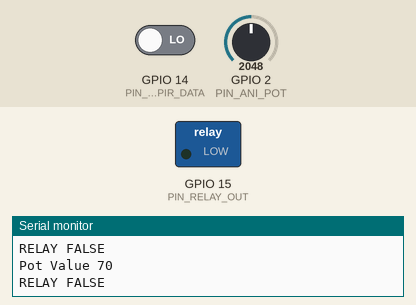
Bench run of a sketch on a simulated ESP32. Parts: switched loads named in the sketch (green lamp = pin HIGH), the last lines printed to the serial monitor. The inputs (shaded band) are chosen by the test bench; at power-on: GPIO 14 (PIN_GPIO_PIR_DATA) LOW, GPIO 2 (PIN_ANI_POT) = 2048.

Above: at 1.7 s.
1.8 s: GPIO 14 (PIN_GPIO_PIR_DATA) driven HIGH
At 3.5 s:
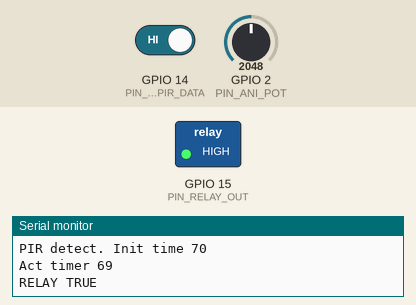
Timing chart, 0 to 5.0 s (numbered marks = the images above; inputs shaded):
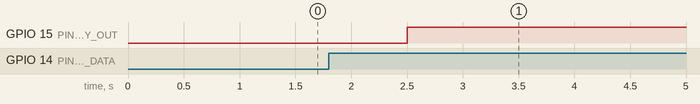

The sketch:

esp32-home-XMasMan.ino
```cpp
/*****************************************************************************************/
/* esp32-home-XMasMan.ino sketch v0.1                                                            */
/* Year 2022 by Jens Bundfuss                                                            */
/*                                                                                       */
/* - initial revision                                                                    */
/*                                                                                       */
/*****************************************************************************************/

/*****************************************************************************************/
/*                                    GENERAL DEFINE                                     */
/*****************************************************************************************/
#define PIN_GPIO_PIR_DATA   14
#define PIN_RELAY_OUT       15
#define PIN_ANI_POT         2

#define TRUE    1
#define FALSE   0

/*****************************************************************************************/
/*                                         VARIABLES                                     */
/*****************************************************************************************/
/* chip id */
uint64_t chipid;

/* timer and detect */
uint32_t timer = 0;
uint8_t detect;

/* Potentiometer values */
uint16_t ValPotResult;
uint16_t ValPotMapped;

/*************************************************************************************************/
/**************************************************************************************************
Function: setup()
return: void
**************************************************************************************************/
/*************************************************************************************************/
void setup() {
  Serial.begin(115200);

  Serial.println("Init of esp32-home-XMasMan ....");

  chipid=ESP.getEfuseMac();//The chip ID is essentially its MAC address(length: 6 bytes).
  Serial.printf("ESP32 Chip ID = %04X",(uint16_t)(chipid>>32));//print High 2 bytes
  Serial.printf("%08X\n",(uint32_t)chipid);//print Low 4bytes.

  pinMode(PIN_GPIO_PIR_DATA, INPUT);

  pinMode(PIN_RELAY_OUT, OUTPUT);
  digitalWrite(PIN_RELAY_OUT, 0);

  /* global delay 1s */
  delay(500);
}

/*************************************************************************************************/
/**************************************************************************************************
Function: loop()
return: void
**************************************************************************************************/
/*************************************************************************************************/
void loop()
{
  /* Read value from potentiometer and map from raw 0 .... 4095 to result in range from 20s to 120s time */
  ValPotResult = analogRead(PIN_ANI_POT);
  int mappedVal = map(ValPotResult,0,4095,20,120);
  Serial.printf("Pot Value %d\n",mappedVal);

  /* check for PIR detect */
  detect = digitalRead(PIN_GPIO_PIR_DATA);

  /* move detected? */
  if(detect == TRUE)
  {
    Serial.printf("PIR detect. Init time %d\n",mappedVal);
    timer = mappedVal;
    detect = FALSE;
  }

  /* check for time greater zero? */
  if (timer > 0)
  {
    /* enable Relay */
    timer--;
    Serial.printf("Act timer %d\n",timer);

    digitalWrite(PIN_RELAY_OUT, TRUE);
    Serial.println("RELAY TRUE");
  }
  else
  {
    /* disable relay */
    digitalWrite(PIN_RELAY_OUT, FALSE);
    Serial.println("RELAY FALSE");
  }


  /* global delay 1s */
  delay(1000);
}
```

Measured:
- after the input at 1.8 s, GPIO 15 (PIN_RELAY_OUT): LOW → HIGH after 0.70 s
